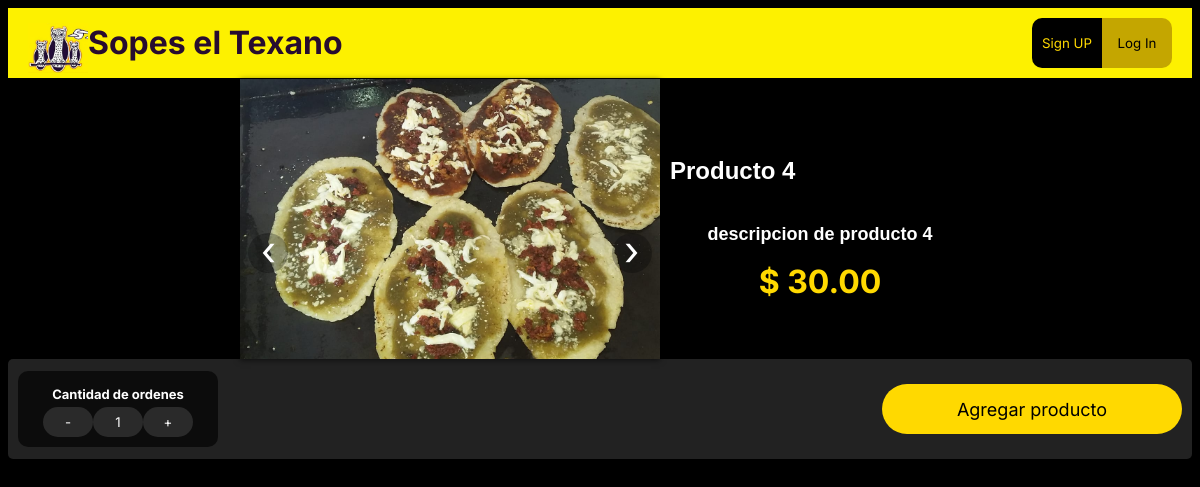
The app's page /verProduct.php?id=38 with its own data.
### tables this page shows
CREATE TABLE `productos` (
  `id` int(11) NOT NULL,
  `nombre` varchar(255) NOT NULL,
  `descripcion` text DEFAULT NULL,
  `precio` decimal(10,2) NOT NULL,
  `imagen` varchar(255) DEFAULT NULL
);

### verProduct.php (the view, shortened to what this page needs)
<!DOCTYPE html>
<link href="Estilos.css" rel="stylesheet" type="text/css">
<html>
    <head>
        <link rel="stylesheet" href="">
    </head>
    <?php include ('./header.php');
    ?>
    <body>
    <?php
include('./login_Signup/conexion.php');
if (isset($_GET['id']) && !empty($_GET['id'])) {
    $id_producto = $_GET['id'];
    $query = $connection->prepare("SELECT * FROM productos WHERE id = :id");
    $query->bindParam(':id', $id_producto);
    $query->execute();
    $producto = $query->fetch(PDO::FETCH_ASSOC);
    if ($producto) {?>
        <div class="container1">
        <div class="slide">
            <div class="slide-inner">
                <div class="slide-item">
                <img src="./images/<?php echo $producto['imagen']; ?>" alt="">
                </div>
                <label for="slide-3" class="slide-control prev control-1">‹</label>
                <label for="slide-2" class="slide-control next control-1">›</label>
            </div>
        </div>
        <div id="datVerProd">
            <h1 class="verProdName"><?php echo $producto['nombre']; ?></h1>
            <h1 class="verProdDescription"> <?php echo $producto['descripcion'] ?> </h1>
            <h1 class="verProdPrice">$ <?php echo $producto['precio'] ?> </h1>
        </div>
    </div>
    </body>
    <form action="./carta/aggProdCarta.php" method="get">
    <div id="containerCompra">
        <div id="cantidad">
            <h1 id="nameCant">Cantidad de ordenes</h1>
            <div id="cantUnit">
                <input class="btnpr" id="btnDecrementar" type="button" value="-">
                <input class="btnpr" id="cantidadd" type="text" value="1">
                <input class="btnpr" id="btnIncrementar" type="button" value="+">
            </div>
        </div>
        <button type="submit" name="id" class="btn" id="btnCompra" value="<?php echo $producto['id']; ?>">
            Agregar producto
        </button>
    </div>
</form>
   <?php
   } else {
        echo "Producto no encontrado. ".$producto['id'];
    }
} else {
    echo "ID de producto no válido.";
}
?>

### Estilos.css (style rules this page uses)
* { box-sizing: border-box; font-family: "Inter", sans-serif; font-optical-sizing: auto; font-weight: weight; font-style: normal; font-variation-settings: "slnt" 0; justify-content: center; align-items: center; }
body { background-color: black; }
#datVerProd { display: flex; flex-direction: column; }
.verProdName { margin: 20px 0px; color: white; height: 10px; font-family: "Montserrat", sans-serif; font-optical-sizing: auto; font-size: x-large; font-style: normal; }
.verProdDescription { position: relative; color:white; font-size: large; font-family: "Mulish", sans-serif; font-optical-sizing: auto; font-weight: weight; font-style: normal; padding: 5px 10px; }
.verProdPrice { margin: 0px 0px; color: #ffd900; font-size: xx-large; }
#containerCompra { background: rgba(112, 112, 112, 0.3); display: flex; flex-direction: row; padding: 5px 10px; border-radius: 5px; height: 100px; justify-content: center; align-items: center; }
#btnCompra { font-size: large; font-style: bold; width: 150px; height: 50px; background-color: #ffd900; border: 0ch; border-radius: 50px; }
.slide { position: relative; box-shadow: 0px 1px 6px rgba(0, 0, 0, 0.64); margin-top: 1px; width: 420px; height: 280px; background-color:rgb(255, 255, 255); }
.slide-inner { position: relative; overflow: hidden; width: 100%; height: calc( 300px + 3em); }
.slide-open:checked + .slide-item { position: static; opacity: 100; }
.slide-item { position: absolute; opacity: 0; -webkit-transition: opacity 0.6s ease-out; transition: opacity 0.6s ease-out; }
.slide-item img { display: block; height: 280px; width: 450px; max-width: 500px; }
.slide-control { background: rgba(0, 0, 0, 0.28); border-radius: 50%; color: #fff; cursor: pointer; display: none; font-size: 40px; height: 40px; line-height: 35px; position: absolute; top: 50%; -webkit-transform: translate(0, -50%); -ms-transform: translate(0, -50%); transform: translate(0, -50%); text-align: center; width: 40px; z-index: 10; }
.slide-control.prev { left: 2%; }
.slide-control.next { right: 2%; }
#slide-1:checked ~ .control-1, #slide-2:checked ~ .control-2, #slide-3:checked ~ .control-3 { display: block; }
#cantidad { width: 200px; height: auto; padding: 10px 15px; background: rgba(0, 0, 0, 0.64); display: flex; flex-direction: column; align-items: stretch; border-radius: 10px; z-index: 10; }
#nameCant { padding: 5px 10px; color: white; font-size: small; margin: auto; }
#cantUnit { color: white; position: relative; display: flex; flex-direction: row; justify-content: center; align-items: center; }
.btnpr { background-color: rgba(112, 112, 112, 0.3); color: white; width: 50px; height: 30px; border-radius: 50px; border: 0ch; justify-content: center; align-items: center; text-align: center; }
@media screen and (min-width: 580px) { #btnCompra { width: 300px; height: 50px; } }
@media screen and (min-width: 580px) { .container1 { display: flex; flex-direction: row; } }
@media screen and (min-width: 580px) { #datVerProd { position: relative; display: flex; left: 10px; margin-top: 1px; } }
@media screen and (min-width: 580px) { .verProdName { margin: 20px 0px; color: white; width: 300px; height: 30px; font-size: x-large; } }

### header.php (style rules this page uses)
* { box-sizing: border-box; font-family: "Inter", sans-serif; font-optical-sizing: auto; font-weight: weight; font-style: normal; font-variation-settings: "slnt" 0; justify-content: center; align-items: center; }

### verProduct.php (style rules this page uses)
img { width: 200px; height: 300px; object-fit: cover; object-position: 0% 50%; }

### records on screen
productos: imagen (picture), nombre "Producto 4", descripcion "descripcion de producto 4", precio "30.00"
